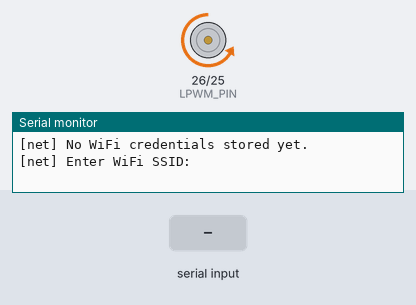
Recording of a sketch running on a simulated ESP32. Parts: motor-driver pin pairs drawn as motors (green arrow = first pin HIGH = forward, orange = second pin HIGH = backward, longer = more drive, scaled by the enable pin), the last lines printed to the serial monitor. The test bench sets the inputs (shaded band). WiFi joins after 1.5 s; servers stay silent unless stated; EEPROM starts erased.

Above: at 1.8 s.
1.9 s: "c\n" received over Serial
3.4 s: "i\n" received over Serial
5.4 s: "-\n" received over Serial
At 6.5 s:
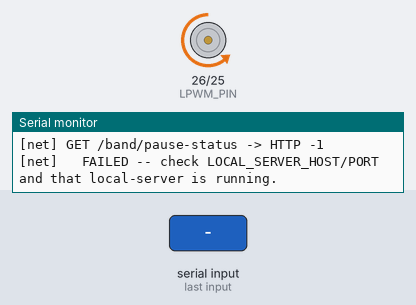
6.9 s: "+\n" received over Serial
At 7.8 s:
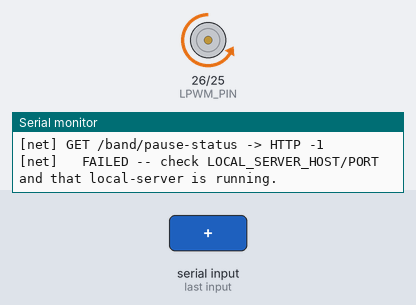
Timing chart, 0 to 9.4 s (numbered marks = the images above; inputs shaded):
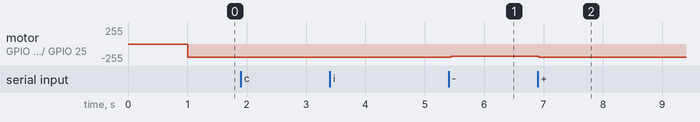

Measured:
- after the input at 5.4 s, motor on GPIO 26 (LPWM_PIN) / GPIO 25 (RPWM_PIN): backward 200/255 → backward 180/255 after 0.05 s
- after the input at 6.9 s, motor on GPIO 26 (LPWM_PIN) / GPIO 25 (RPWM_PIN): backward 180/255 → backward 200/255 at once

The sketch:

test_camera_network.ino
```cpp
/*
 * Standalone bring-up sketch: WiFi + local-server reachability + band
 * motor, with NO fingerprint and NO LCD. The band runs continuously
 * (no fingerprint gate needed for this test) and matches the motor to
 * whatever LEVEL /band/pause-status reports -- stays stopped as long as
 * paused=true, resumes the moment it's false (no fixed timer). Same
 * network-trigger logic as the main sketch, isolated here so you can
 * verify the full camera-upload -> pause -> resume loop end-to-end
 * without needing the fingerprint sensor or LCD wired up.
 *
 * Board: ESP32-WROOM-32. Same WiFi credential flow as the main sketch
 * (NVS-stored, entered over Serial on first boot). Same BTS7960 pins as
 * the main sketch: RPWM=25, LPWM=26, EN=27.
 *
 * Open Serial Monitor at 115200 baud, line ending "Newline".
 *
 * Serial commands:
 *   c   -> re-enter and save new SSID/password, then reconnect
 *   i   -> print current connection info (SSID, IP, RSSI)
 *   p   -> poll /band/pause-status once, right now
 *   g   -> poll /images/latest once, right now
 *   o   -> toggle the band on/off manually
 *   +/- -> increase/decrease band motor speed
 */

#include <ArduinoJson.h>
#include <HTTPClient.h>
#include <Preferences.h>
#include <WiFi.h>

// ---------------------------------------------------------------------
// BTS7960 H-bridge (band motor, one direction only) -- same pins as the
// main sketch and test_motor.ino, so wiring carries over unchanged.
// ---------------------------------------------------------------------
#define RPWM_PIN 25
#define LPWM_PIN 26
#define EN_PIN   27
int motorSpeed = 200;   // 0-255
bool motorOn = true;    // runs by default -- no fingerprint gate in this test
bool wasNetworkPaused = false;  // tracks last-applied pause level, to only act on transitions

void applyMotor() {
  if (motorOn) {
    digitalWrite(EN_PIN, HIGH);
    analogWrite(LPWM_PIN, 0);
    analogWrite(RPWM_PIN, motorSpeed);
  } else {
    analogWrite(RPWM_PIN, 0);
    analogWrite(LPWM_PIN, 0);
    digitalWrite(EN_PIN, LOW);
  }
}

// ---------------------------------------------------------------------
// EDIT THIS to match your local-server machine's IP (see
// ../../../scripts/check_network.py on the computer side).
// ---------------------------------------------------------------------
#define LOCAL_SERVER_HOST "10.137.51.134"
#define LOCAL_SERVER_PORT 8100

#define WIFI_SSID_MAX_LEN 32
#define WIFI_PASSWORD_MAX_LEN 64

Preferences wifiPrefs;
char wifiSsid[WIFI_SSID_MAX_LEN + 1];
char wifiPassword[WIFI_PASSWORD_MAX_LEN + 1];

unsigned long lastPollMs = 0;
const unsigned long POLL_INTERVAL_MS = 3000;

// The pause/resume check is polled much more often than classification --
// it's the thing the user is waiting on when they tap a button, so it
// gets its own short interval instead of sharing POLL_INTERVAL_MS.
unsigned long lastPausePollMs = 0;
const unsigned long PAUSE_POLL_INTERVAL_MS = 500;

bool readLineFromSerial(char *outBuf, size_t maxLen, unsigned long timeoutMs) {
  size_t len = 0;
  outBuf[0] = '\0';
  unsigned long start = millis();
  while (millis() - start < timeoutMs) {
    if (Serial.available()) {
      char c = (char)Serial.read();
      if (c == '\n' || c == '\r') {
        if (len > 0) {
          outBuf[len] = '\0';
          return true;
        }
        continue;
      }
      if (len < maxLen - 1) outBuf[len++] = c;
      start = millis();
    }
  }
  outBuf[len] = '\0';
  return len > 0;
}

bool loadWifiCredentials() {
  wifiPrefs.begin("wifi", /*readOnly=*/true);
  size_t ssidLen = wifiPrefs.getString("ssid", wifiSsid, sizeof(wifiSsid));
  wifiPrefs.getString("password", wifiPassword, sizeof(wifiPassword));
  wifiPrefs.end();
  return ssidLen > 0;
}

void saveWifiCredentials(const char *ssid, const char *password) {
  wifiPrefs.begin("wifi", /*readOnly=*/false);
  wifiPrefs.putString("ssid", ssid);
  wifiPrefs.putString("password", password);
  wifiPrefs.end();
}

void promptAndSaveWifiCredentials() {
  Serial.println("[net] Enter WiFi SSID:");
  if (!readLineFromSerial(wifiSsid, sizeof(wifiSsid), 60000UL)) {
    Serial.println("[net] ERROR: no SSID entered (60s timeout).");
    return;
  }
  Serial.println("[net] Enter WiFi password:");
  readLineFromSerial(wifiPassword, sizeof(wifiPassword), 60000UL);
  saveWifiCredentials(wifiSsid, wifiPassword);
}

void connectWiFi() {
  Serial.print("[net] Connecting to SSID='");
  Serial.print(wifiSsid);
  Serial.println("'...");
  WiFi.mode(WIFI_STA);
  WiFi.begin(wifiSsid, wifiPassword);

  unsigned long start = millis();
  while (WiFi.status() != WL_CONNECTED) {
    delay(500);
    Serial.print(".");
    if (millis() - start > 30000) {
      Serial.println();
      Serial.print("[net] Still not connected after 30s, status=");
      Serial.println(WiFi.status());
      start = millis();
    }
  }
  Serial.println();
  Serial.print("[net] Connected. This ESP32's IP=");
  Serial.print(WiFi.localIP());
  Serial.print(" Gateway (phone)=");
  Serial.println(WiFi.gatewayIP());
  Serial.print("[net] local-server target: http://");
  Serial.print(LOCAL_SERVER_HOST);
  Serial.print(":");
  Serial.println(LOCAL_SERVER_PORT);
}

void printInfo() {
  Serial.print("[net] SSID=");
  Serial.print(WiFi.SSID());
  Serial.print(" IP=");
  Serial.print(WiFi.localIP());
  Serial.print(" RSSI=");
  Serial.println(WiFi.RSSI());
}

// Returns true on a successful HTTP 200. Prints the raw JSON either way.
bool httpGetAndPrint(const char *path) {
  HTTPClient http;
  String url = String("http://") + LOCAL_SERVER_HOST + ":" + LOCAL_SERVER_PORT + path;
  Serial.print("[net] GET ");
  Serial.println(url);
  http.begin(url);
  http.setTimeout(3000);  // never block loop() indefinitely if local-server is down/restarting

  int httpCode = http.GET();
  Serial.print("[net]   HTTP status: ");
  Serial.println(httpCode);
  if (httpCode == 200) {
    String payload = http.getString();
    Serial.print("[net]   Body: ");
    Serial.println(payload);
  } else {
    Serial.println("[net]   FAILED -- check LOCAL_SERVER_HOST/PORT and that local-server is running.");
  }
  http.end();
  return httpCode == 200;
}

// Polls /band/pause-status and matches the motor to whatever LEVEL it
// reports -- stays stopped as long as paused=true, resumes the instant
// it's false. Only acts on an actual transition, not every poll.
void pollPauseStatus() {
  HTTPClient http;
  String url = String("http://") + LOCAL_SERVER_HOST + ":" + LOCAL_SERVER_PORT + "/band/pause-status";
  http.begin(url);
  http.setTimeout(3000);  // never block loop() indefinitely if local-server is down/restarting

  int httpCode = http.GET();
  Serial.print("[net] GET /band/pause-status -> HTTP ");
  Serial.println(httpCode);
  if (httpCode != 200) {
    Serial.println("[net]   FAILED -- check LOCAL_SERVER_HOST/PORT and that local-server is running.");
    http.end();
    return;
  }

  String payload = http.getString();
  Serial.print("[net]   Body: ");
  Serial.println(payload);
  http.end();

  StaticJsonDocument<128> doc;
  if (deserializeJson(doc, payload) != DeserializationError::Ok) {
    Serial.println("[net]   WARN: JSON parse failed");
    return;
  }

  bool paused = doc["pause_requested"] | false;
  if (!motorOn) return;
  bool isTransition = paused != wasNetworkPaused;
  wasNetworkPaused = paused;

  if (paused) {
    // Logs every poll while paused (not just on the transition), so you
    // can see on Serial that it's still alive and genuinely waiting for
    // /band/resume -- not frozen/stuck.
    Serial.println("[motor] Pausa solicitada por detenido. Banda para foto...");
    if (isTransition) {
      analogWrite(RPWM_PIN, 0);
      analogWrite(LPWM_PIN, 0);
      digitalWrite(EN_PIN, LOW);
    }
  } else if (isTransition) {
    Serial.println("[motor] Resumed over network -- running band again.");
    applyMotor();
  }
}

void pollLatestImageResult() {
  httpGetAndPrint("/images/latest");
}

void setup() {
  Serial.begin(115200);
  delay(1000);
  Serial.println();
  Serial.println("[net] Camera/network test sketch starting (no fingerprint, no LCD; band motor runs by default)...");

  pinMode(RPWM_PIN, OUTPUT);
  pinMode(LPWM_PIN, OUTPUT);
  pinMode(EN_PIN, OUTPUT);
  applyMotor();  // starts running (motorOn = true)

  bool haveStoredCreds = loadWifiCredentials();
  if (!haveStoredCreds) {
    Serial.println("[net] No WiFi credentials stored yet.");
    promptAndSaveWifiCredentials();
  } else {
    Serial.print("[net] Stored SSID: ");
    Serial.println(wifiSsid);
    Serial.println("[net] Send 'c' within 5s to change network, or wait to connect...");
    char choice[2];
    if (readLineFromSerial(choice, sizeof(choice), 5000UL) && choice[0] == 'c') {
      promptAndSaveWifiCredentials();
    }
  }

  connectWiFi();
  Serial.println("[net] Will auto-poll /band/pause-status and /images/latest every 3s.");
  Serial.println("[net] Commands: c=change network, i=connection info, p=poll pause-status now, g=poll images/latest now, o=toggle motor, +/-=speed");
}

void loop() {
  if (WiFi.status() != WL_CONNECTED) {
    Serial.println("[net] WiFi lost, reconnecting...");
    connectWiFi();
  }

  if (Serial.available()) {
    String line = Serial.readStringUntil('\n');
    line.trim();
    line.toLowerCase();
    if (line == "c") {
      promptAndSaveWifiCredentials();
      connectWiFi();
    } else if (line == "i") {
      printInfo();
    } else if (line == "p") {
      pollPauseStatus();
    } else if (line == "g") {
      pollLatestImageResult();
    } else if (line == "o") {
      motorOn = !motorOn;
      applyMotor();
      Serial.print("[motor] motorOn=");
      Serial.println(motorOn ? "true" : "false");
    } else if (line == "+") {
      motorSpeed = min(255, motorSpeed + 20);
      applyMotor();
      Serial.print("[motor] speed=");
      Serial.println(motorSpeed);
    } else if (line == "-") {
      motorSpeed = max(0, motorSpeed - 20);
      applyMotor();
      Serial.print("[motor] speed=");
      Serial.println(motorSpeed);
    }
  }

  unsigned long now = millis();

  if (now - lastPausePollMs >= PAUSE_POLL_INTERVAL_MS) {
    lastPausePollMs = now;
    pollPauseStatus();
  }

  if (now - lastPollMs >= POLL_INTERVAL_MS) {
    lastPollMs = now;
    Serial.println("----- auto poll (images/latest) -----");
    pollLatestImageResult();
  }

  delay(50);
}
```
